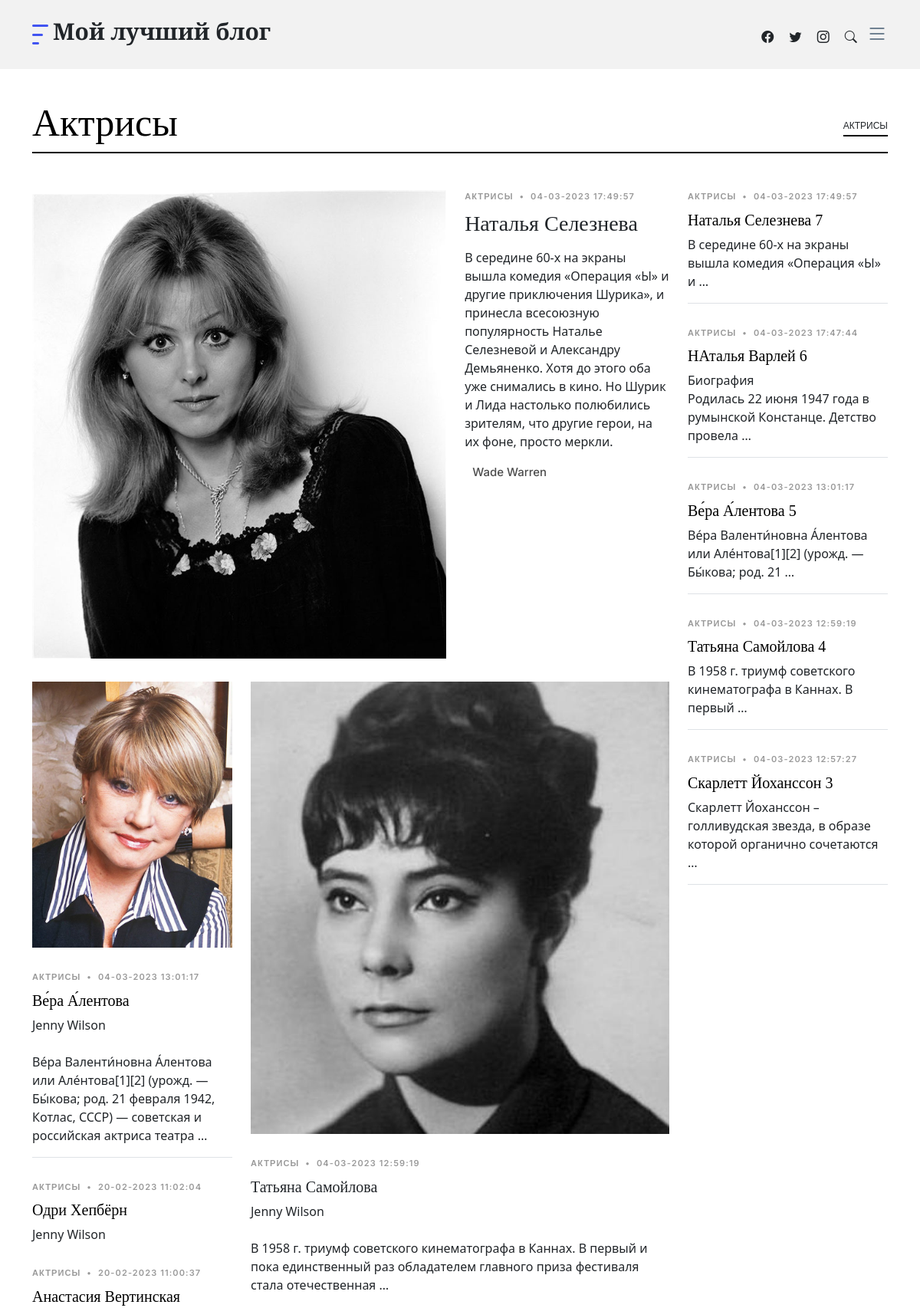
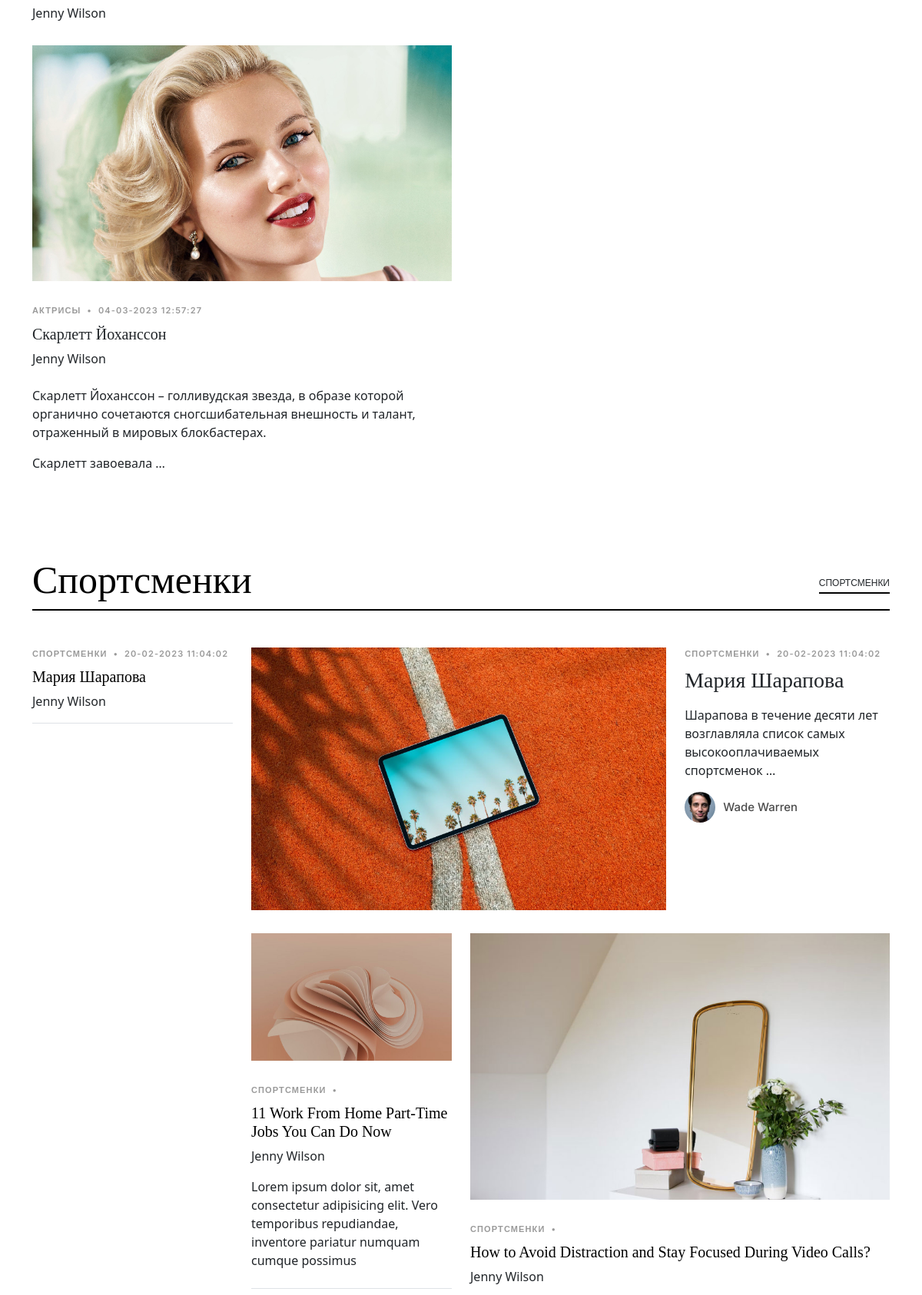
The page / (upper part) on the database its author committed (2 pictures, top to bottom).
### women/models.py (models this page shows, shortened)
class Category(models.Model):
    name = models.CharField(max_length=100, db_index=True)
    slug = models.SlugField(max_length=250, unique=True, db_index=True, verbose_name='URL')
    class Meta:
        verbose_name_plural = 'Категории'

class Women(models.Model):
    objects = None
    title = models.CharField(max_length=255, verbose_name='Заголовок')
    content = models.TextField(blank=True)
    photo = models.ImageField(upload_to="photos/%Y/%m/%d/")
    time_create = models.DateTimeField(auto_now_add=True)
    slug = models.SlugField(max_length=250, unique= True, db_index= True, verbose_name= "URL")
    time_update = models.DateTimeField(auto_now=True)
    is_published = models.BooleanField(default=True)
    cat = models.ForeignKey('Category', on_delete=models.PROTECT, )
    class Meta:
        verbose_name_plural = 'Известные женщины'
        ordering = ('-time_update', 'title')

### women/views.py (the view)
# urls.py: urlpatterns = [path('', index11, name='home'),
def index11(request):
    post = Women.objects.all()
    cats = Category.objects.all()
    last_pages = Women.objects.order_by('?')[0:2]
    context = {'post': post,
               'menu': menu,
               'cats': cats,
               'title5': 'Главная страница))))))',
               'cat_selected': 0,
               'last_pages': last_pages}
    return render(request, 'women/index.html', context=context)

### women/templates/women/index.html (shortened to what this page needs)
{% load static  %}
<!DOCTYPE html>
<html lang="en">
<head>
  <link href=" {%  static  'assets/vendor/bootstrap/css/bootstrap.min.css' %}" rel="stylesheet">
  <link href=" {%  static  'assets/vendor/bootstrap-icons/bootstrap-icons.css' %}" rel="stylesheet">
  <link href=" {%  static  'assets/vendor/swiper/swiper-bundle.min.css' %}" rel="stylesheet">
  <link href="{%  static  'assets/vendor/glightbox/css/glightbox.min.css' %}" rel="stylesheet">
  <link href=" {%  static  'assets/vendor/aos/aos.css' %}" rel="stylesheet">
  <link href=" {%  static  'assets/css/variables.css' %}" rel="stylesheet">
  <link href=" {%  static  'assets/css/main.css' %} " rel="stylesheet">
</head>
<body>
  <header id="header" class="header d-flex align-items-center fixed-top">
    <div class="container-fluid container-xl d-flex align-items-center justify-content-between">
      <a href="{% url 'home' %}" class="logo d-flex align-items-center">
      <img src="{% static 'assets/img/logo.png' %}" alt="">
        <h1>Мой лучший блог </h1>
      </a>
      <div class="position-relative">
        <a href="#" class="mx-2"><span class="bi-facebook"></span></a>
        <a href="#" class="mx-2"><span class="bi-twitter"></span></a>
        <a href="#" class="mx-2"><span class="bi-instagram"></span></a>
        <a href="#" class="mx-2 js-search-open"><span class="bi-search"></span></a>
        <i class="bi bi-list mobile-nav-toggle"></i>
      </div>
    </div>
  </header>
  <main id="main">
    <section class="category-section">
      <div class="container" data-aos="fade-up">
        <div class="section-header d-flex justify-content-between align-items-center mb-5">
          {% for cat in cats %}
          {% if cat.pk == 1 %}
          <h2>{{cat.name}}</h2>
          <div><a href="{% url 'category' cat.pk %}" class="more">{{cat.name}}</a></div>
                   </div>
        <div class="row">
          <div class="col-md-9">
              {% for p in post|slice:":1" %}
                {% if p.cat.pk ==  1  %}
            <div class="d-lg-flex post-entry-2">
              <a href="single-post.html" class="me-4 thumbnail mb-4 mb-lg-0 d-inline-block">
                <img src="{{ p.photo.url }}" alt="" class="img-fluid">
              </a>
              <div>
                <div class="post-meta"><span class="date">{{cat.name}}</span> <span class="mx-1">&bullet;</span> <span> {{p.time_update|date:'d-m-Y H:i:s' }} </span></div>
                <h3><a href="single-post.html">{{p.title}} </a></h3>
                <p>{{p.content | linebreaks | truncatewords:50}}</p>
                {% endif %}
                {% endfor %}
                <div class="d-flex align-items-center author">
                  <div class="name">
                    <h3 class="m-0 p-0">Wade Warren</h3>
                  </div>
                </div>
              </div>
            </div>
               {% for p in post|slice:"2:3" %}
            {% if p.cat.pk ==  1  %}
            <div class="row">
              <div class="col-lg-4">
                <div class="post-entry-1 border-bottom">
                  <a href="single-post.html"><img src="{{ p.photo.url }} " alt="" class="img-fluid"></a>
                  <div class="post-meta"><span class="date">{{cat.name}}</span> <span class="mx-1">&bullet;</span> <span>{{p.time_update|date:'d-m-Y H:i:s' }} </span></div>
                  <h2 class="mb-2"><a href="single-post.html"> {{p.title }} </a></h2>
                  <span class="author mb-3 d-block">Jenny Wilson</span>
                  <p class="mb-4 d-block">{{p.content | linebreaks | truncatewords:20}} </p>
                </div>
                {% for p in post|slice:"5:9" %}
                {% if p.cat.pk ==  1  %}
                <div class="post-entry-1">
                  <div class="post-meta"><span class="date">{{cat.name}}</span> <span class="mx-1">&bullet;</span> <span>{{p.time_update|date:'d-m-Y H:i:s' }} </span></div>
                  <h2 class="mb-2"><a href="single-post.html">{{p.title }}</a></h2>
                  <span class="author mb-3 d-block">Jenny Wilson</span>
                </div>
                {% endif %}
                {%  endfor %}
              </div>
                {% for p in post|slice:"3:5" %}
                {% if p.cat.pk ==  1  %}
              <div class="col-lg-8">
                <div class="post-entry-1">
                  <a href="single-post.html"><img src=" {{ p.photo.url }} " alt="" class="img-fluid"></a>
                  <div class="post-meta"><span class="date">{{cat.name}}</span> <span class="mx-1">&bullet;</span> <span>{{p.time_update|date:'d-m-Y H:i:s' }} </span></div>
                  <h2 class="mb-2"><a href="single-post.html"></a>{{p.title }}</h2>
                  <span class="author mb-3 d-block">Jenny Wilson</span>
                  <p class="mb-4 d-block">{{p.content | linebreaks | truncatewords:20}}</p>
                </div>
              </div>
              {% endif %}
              {%  endfor %}
            </div>
          </div>
          {% endif %}
          {% endfor %}
          <div class="col-md-3">
            {% for p in post|slice:"0:7"  %}
            {% if p.cat.pk == 1  %}
            <div class="post-entry-1 border-bottom">
              <div class="post-meta"><span class="date">{{cat.name}} </span> <span class="mx-1">&bullet;</span> <span>{{p.time_update|date:'d-m-Y H:i:s' }} </span></div>
              <h2 class="mb-2"><a href="single-post.html">{{ p.title  }} {{ forloop.revcounter }}</a></h2>
              <span class="author mb-3 d-block"> {{ p.content | linebreaks | truncatewords:10 }}</span>
            </div>
            {% endif %}
            {%  endfor %}
          </div>
        </div>
         {%  endif %}
          {% endfor %}
      </div>
    </section>
    <section class="category-section">
            {% for cat in cats %}
            {% if cat.pk == 2 %}
      <div class="container" data-aos="fade-up">
        <div class="section-header d-flex justify-content-between align-items-center mb-5">
            <h2>{{cat.name}}</h2>
            <div><a href="{% url 'category' cat.pk %}" class="more">{{cat.name}}</a></div>
        </div>
                  {% for p in post|slice:"0:10" %}
                {% if p.cat.pk ==  2  %}
        <div class="row">
          <div class="col-md-9 order-md-2">
            <div class="d-lg-flex post-entry-2">
              <a href="single-post.html" class="me-4 thumbnail d-inline-block mb-4 mb-lg-0">
                <img src="{%  static  'assets/img/post-landscape-3.jpg' %} " alt="" class="img-fluid">
              </a>
              <div>
                <div class="post-meta"><span class="date">{{cat.name}}</span> <span class="mx-1">&bullet;</span> <span>{{p.time_update|date:'d-m-Y H:i:s' }} </span></div>
                <h3><a href="single-post.html">{{ p.title }}</a></h3>
                <p> {{ p.content | linebreaks | truncatewords:10 }} </p>
                        {% endif %}
                        {% endfor %}
                <div class="d-flex align-items-center author">
                  <div class="photo"><img src="{%  static  ' assets/img/person-4.jpg' %}" alt="" class="img-fluid"></div>
                  <div class="name">
                    <h3 class="m-0 p-0">Wade Warren</h3>
                  </div>
                </div>
              </div>
            </div>
            <div class="row">
              <div class="col-lg-4">
                <div class="post-entry-1 border-bottom">
                  <a href="single-post.html"><img src="{%  static  'assets/img/post-landscape-5.jpg' %} " alt="" class="img-fluid"></a>
                  <div class="post-meta"><span class="date">{{cat.name}}</span> <span class="mx-1">&bullet;</span> </div>
                  <h2 class="mb-2"><a href="single-post.html">11 Work From Home Part-Time Jobs You Can Do Now</a></h2>
                  <span class="author mb-3 d-block">Jenny Wilson</span>
                  <p class="mb-4 d-block">Lorem ipsum dolor sit, amet consectetur adipisicing elit. Vero temporibus repudiandae, inventore pariatur numquam cumque possimus</p>
                </div>
              </div>
              <div class="col-lg-8">
                <div class="post-entry-1">
                  <a href="single-post.html"><img src="{%  static  'assets/img/post-landscape-7.jpg' %} " alt="" class="img-fluid"></a>
                  <div class="post-meta"><span class="date">{{cat.name}}</span> <span class="mx-1">&bullet;</span> </div>
                  <h2 class="mb-2"><a href="single-post.html">How to Avoid Distraction and Stay Focused During Video Calls?</a></h2>
                  <span class="author mb-3 d-block">Jenny Wilson</span>
                </div>
              </div>
            </div>
          </div>
          <div class="col-md-3">
             {% for p in post  %}
            {% if p.cat.pk == 2 %}
            <div class="post-entry-1 border-bottom">
              <div class="post-meta"><span class="date">{{cat.name}}</span> <span class="mx-1">&bullet;</span> <span>{{p.time_update|date:'d-m-Y H:i:s' }} </span></div>
              <h2 class="mb-2"><a href="single-post.html">{{p.title }}</a></h2>
              <span class="author mb-3 d-block">Jenny Wilson</span>
            </div>
              {% endif  %}
              {% endfor %}
          </div>
        </div>
      </div>
      {% endif %}
      {% endfor %}
    </section>
  </main>
</body>
</html>

### women/static/assets/css/variables.css (style rules this page uses)
:root { --font-default: 'EB Garamond', system-ui, -apple-system, "Segoe UI", Roboto, "Helvetica Neue", Arial, "Noto Sans", "Liberation Sans", sans-serif, "Apple Color Emoji", "Segoe UI Emoji", "Segoe UI Symbol", "Noto Color Emoji"; --font-primary: 'EB Garamond', serif; --font-secondary: 'Inter', sans-serif; --color-default: #212529; --color-default-rgb: 33, 37, 41; --color-links: #212529; --color-links-hover: #15171a; --color-primary: #212529; --color-primary-light: #26282c; --color-primary-dark: #0b0c0e; --color-primary-rgb: 33, 37, 41; --color-primary-light-rgb: 38, 40, 44; --color-primary-dark-rgb: 11, 12, 14; --color-secondary: #596d80; --color-secondary-light: #8498aa; --color-secondary-dark: #404f5c; --color-secondary-rgb: 89, 109, 128; --color-secondary-light-rgb: 132, 152, 170; --color-secondary-dark-rgb: 64, 79, 92; --color-blue: #0d6efd; --color-blue-rgb: 13, 110, 253; --color-indigo: #6610f2; --color-indigo-rgb: 102, 16, 242; --color-purple: #6f42c1; --color-purple-rgb: 111, 66, 193; --color-pink: #f3268c; --color-pink-rgb: 243, 38, 140; --color-red: #df1529; --color-red-rgb: 223, 21, 4; --color-orange: #fd7e14; --color-orange-rgb: 253, 126, 20; --color-yellow: #ffc107; --color-yellow-rgb: 255, 193, 7; --color-green: #059652; --color-green-rgb: 5, 150, 82; --color-teal: #20c997; --color-teal-rgb: 32, 201, 151; --color-cyan: #0dcaf0; --color-cyan-rgb: 13, 202, 240; --color-white: #ffffff; --color-white-rgb: 255, 255, 255; --color-gray: #6c757d; --color-gray-rgb: 108, 117, 125; --color-black: #000000; --color-black-rgb: 0, 0, 0; }
:root { --bs-blue: var(--color-blue); --bs-indigo: var(--color-indigo); --bs-purple: var(--color-purple); --bs-pink: var(--color-pink); --bs-red: var(--color-red); --bs-orange: var(--color-orange); --bs-yellow: var(--color-yellow); --bs-green: var(--color-green); --bs-teal: var(--color-teal); --bs-cyan: var(--color-cyan); --bs-white: var(--color-white); --bs-gray: var(--color-gray); --bs-gray-dark: #343a40; --bs-gray-100: #f8f9fa; --bs-gray-200: #e9ecef; --bs-gray-300: #dee2e6; --bs-gray-400: #ced4da; --bs-gray-500: #adb5bd; --bs-gray-600: #6c757d; --bs-gray-700: #495057; --bs-gray-800: #343a40; --bs-gray-900: #212529; --bs-primary: var(--color-blue); --bs-secondary: var(--color-blue); --bs-success: #198754; --bs-info: #0dcaf0; --bs-warning: #ffc107; --bs-danger: #dc3545; --bs-light: #f8f9fa; --bs-dark: #212529; --bs-primary-rgb: var(--color-primary-rgb); --bs-secondary-rgb: var(--color-secondary-rgb); --bs-success-rgb: 25, 135, 84; --bs-info-rgb: 13, 202, 240; --bs-warning-rgb: 255, 193, 7; --bs-danger-rgb: 220, 53, 69; --bs-light-rgb: 248, 249, 250; --bs-dark-rgb: 33, 37, 41; --bs-white-rgb: var(--color-white-rgb); --bs-black-rgb: var(--color-black-rgb); --bs-body-color-rgb: var(--color-default-rgb); --bs-body-bg-rgb: 255, 255, 255; --bs-font-sans-serif: var(--font-default); --bs-font-monospace: SFMono-Regular, Menlo, Monaco, Consolas, "Liberation Mono", "Courier New", monospace; --bs-gradient: linear-gradient(180deg, rgba(255, 255, 255, 0.15), rgba(255, 255, 255, 0)); --bs-body-font-family: var(--font-default); --bs-body-font-size: 1rem; --bs-body-font-weight: 400; --bs-body-line-height: 1.5; --bs-body-color: var(--color-default); --bs-body-bg: #fff; }

### rows shown on the page
Category: name "Актрисы", name "АКТРИСЫ"
Women: photo (picture), time_update "04-03-2023 17:49:57", title "Наталья Селезнева", content "В середине 60-х на экраны вышла комедия «Операция «Ы» и другие приключения Шурика», и принесла всесоюзную популярность Наталье Селезневой и Александру Демьяненко. Хотя до этого оба уже снимались в кино. Но Шурик и Лида настолько полюбились зрителям, что другие герои, на их фоне, просто меркли.", content "В середине 60-х на экраны вышла комедия «Операция «Ы» и …"
Women: photo (picture), time_update "04-03-2023 13:01:17", title "Ве́ра А́лентова", content "Ве́ра Валенти́новна А́лентова или Але́нтова[1][2] (урожд. — Бы́кова; род. 21 февраля 1942, Котлас, СССР) — советская и российская актриса театра …", content "Ве́ра Валенти́новна А́лентова или Але́нтова[1][2] (урожд. — Бы́кова; род. 21 …"
Women: time_update "20-02-2023 11:02:04", title "Одри Хепбёрн"
Women: time_update "20-02-2023 11:00:37", title "Анастасия Вертинская"
Women: photo (picture), time_update "04-03-2023 12:59:19", title "Татьяна Самойлова", content "В 1958 г. триумф советского кинематографа в Каннах. В первый и пока единственный раз обладателем главного приза фестиваля стала отечественная …", content "В 1958 г. триумф советского кинематографа в Каннах. В первый …"
Women: photo (picture), time_update "04-03-2023 12:57:27", title "Скарлетт Йоханссон", content "Скарлетт Йоханссон – голливудская звезда, в образе которой органично сочетаются сногсшибательная внешность и талант, отраженный в мировых блокбастерах. Скарлетт завоевала …", content "Скарлетт Йоханссон – голливудская звезда, в образе которой органично сочетаются …"
Women: time_update "04-03-2023 17:47:44", title "НАталья Варлей", content "Биография Родилась 22 июня 1947 года в румынской Констанце. Детство провела …"
Category: name "Спортсменки", name "СПОРТСМЕНКИ"
Women: time_update "20-02-2023 11:04:02", title "Мария Шарапова", content "Шарапова в течение десяти лет возглавляла список самых высокооплачиваемых спортсменок …"
